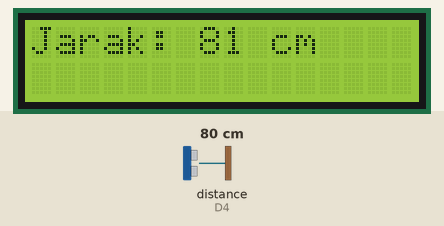
The sketch below on a simulated ESP8266 (NodeMCU). Parts: 16×2 character LCD. The inputs (shaded band) are chosen by the test bench; at power-on: distance to the obstacle (sensor on D4) 80 cm. The echo pulse lasts 58.3 µs per cm; what the sketch prints to the serial monitor is not drawn.

Above: at 1.2 s.
1.3 s: distance to the obstacle (sensor on D4) set to 2 cm
At 3.0 s:
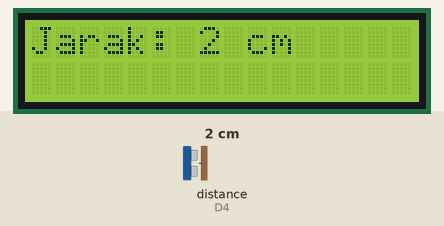
3.6 s: distance to the obstacle (sensor on D4) set to 4 cm
At 4.6 s:
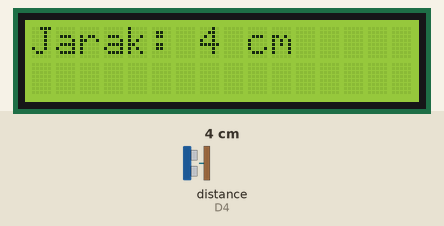
5.6 s: distance to the obstacle (sensor on D4) set to 9 cm
At 7.3 s:
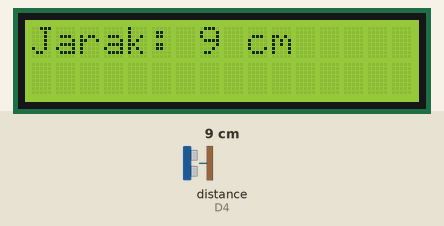
Timing chart, 0 to 8.8 s (numbered marks = the images above; inputs shaded):
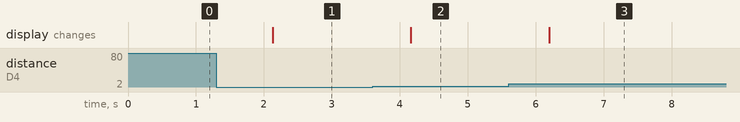

Measured:
- after the input at 1.3 s, the display: changes after 0.83 s (image 1)
- after the input at 3.6 s, the display: changes after 0.56 s (image 2)
- after the input at 5.6 s, the display: changes after 0.60 s (image 3)

The sketch:

S-ESP8266_dengan_Sensor_Ultrasonik_dan_LCD.ino
```cpp
#include <Wire.h>
#include <LiquidCrystal_I2C.h> // pin SDA (D2) dan pin SCL (D1)
#include <NewPing.h>

LiquidCrystal_I2C lcd(0x27, 16, 2);  // Alamat I2C LCD dan ukuran (16x2)

const int trigPin = D3;
const int echoPin = D4;

NewPing sonar(trigPin, echoPin, 400);  // Trigger pin, echo pin, dan jarak maksimum (dalam cm)

void setup() {
  Wire.begin();
  lcd.init();
  lcd.backlight(); // Agar background bercahaya
  lcd.setCursor(0, 1);
  lcd.print("Sensor");
}

void loop() {
    int distance = sonar.ping_cm();  // Baca jarak dalam cm
    lcd.clear();
    lcd.setCursor(0, 0);
    lcd.print("Jarak: ");
    lcd.print(distance);
    lcd.println(" cm");
    Serial.print(distance);  // pada serial monitor
    delay(1000); // Beri jeda 1 detik sebelum membaca jarak lagi
}
```

Tugas1.cpp
```cpp
#include <ESP8266WiFi.h>
#include <BlynkSimpleEsp8266.h>

char auth[] = "TOKEN_OTENTIKASI_ANDA";
char ssid[] = "NAMA_SSID_WIFI_ANDA";
char password[] = "KATA_SANDI_WIFI_ANDA";

void setup() {
  Serial.begin(115200);
  Blynk.begin(auth, ssid, password);
}

void loop() {
  Blynk.run();
}
```
